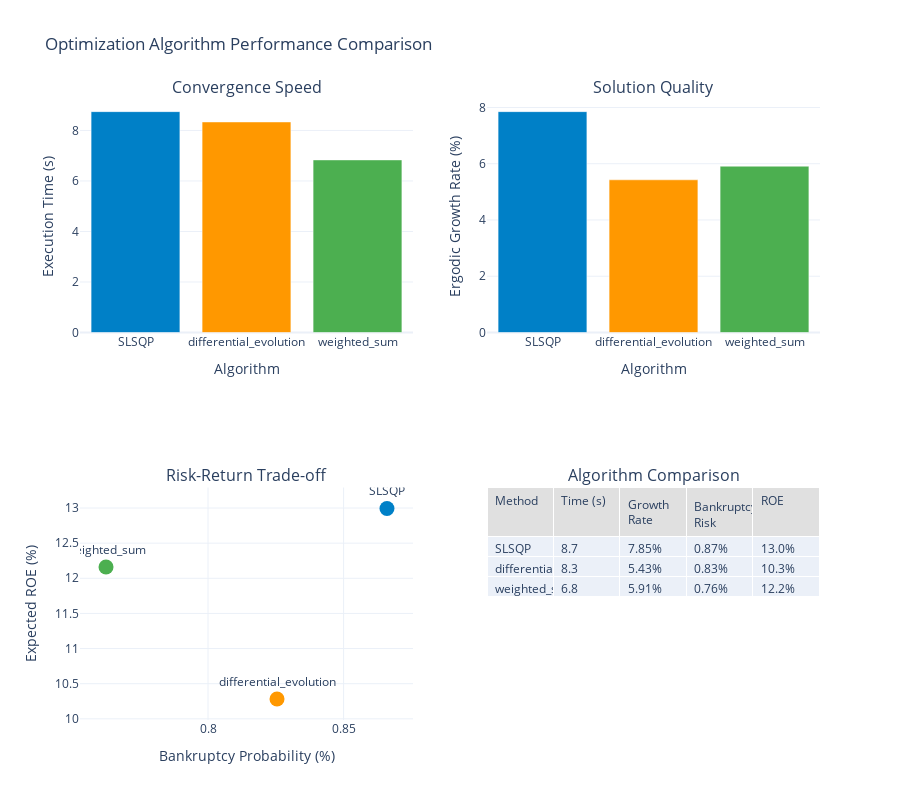

The cell this chart's notebook holds for it:
### Markdown cell above
## 1. Algorithm Performance Analysis

### Code cell
def analyze_algorithm_performance():
    """Compare different optimization algorithms."""
    
    # Setup manufacturer and loss generator
    manufacturer_config = ManufacturerConfig(
        initial_assets=10_000_000,
        asset_turnover_ratio=0.5,
        operating_margin=0.08,
        tax_rate=0.25,
        retention_ratio=0.8
    )
    manufacturer = WidgetManufacturer(manufacturer_config)
    
    loss_generator = ManufacturingLossGenerator(
        attritional_params={'base_frequency': 5.0, 'severity_mean': 50_000, 'severity_cv': 0.8},
        large_params={'base_frequency': 0.5, 'severity_mean': 2_000_000, 'severity_cv': 1.2},
        catastrophic_params={'base_frequency': 0.02, 'severity_xm': 10_000_000, 'severity_alpha': 2.5},
        seed=42
    )
    
    # Setup constraints
    constraints = OptimizationConstraints(
        max_premium_budget=500_000,
        min_coverage_limit=5_000_000,
        max_coverage_limit=50_000_000,
        max_bankruptcy_probability=0.01,
        min_retained_limit=100_000,
        max_retained_limit=5_000_000
    )
    
    # Create decision engine - using loss_distribution parameter
    engine = InsuranceDecisionEngine(
        manufacturer=manufacturer,
        loss_distribution=loss_generator,  # Changed from loss_generator to loss_distribution
        pricing_scenario="baseline"
    )
    
    # Test different optimization methods
    from ergodic_insurance.src.decision_engine import OptimizationMethod
    methods = [
        OptimizationMethod.SLSQP,
        OptimizationMethod.DIFFERENTIAL_EVOLUTION,
        OptimizationMethod.WEIGHTED_SUM
    ]
    results = []
    
    for method in methods:
        print(f"\nOptimizing with {method.value}...")
        start_time = time.time()
        
        try:
            # Using the correct method name
            decision = engine.optimize_insurance_decision(
                constraints=constraints,
                method=method
            )
            metrics = engine.evaluate_decision(decision)
            
            execution_time = time.time() - start_time
            
            results.append({
                'method': method.value,
                'execution_time': execution_time,
                'ergodic_growth': metrics.ergodic_growth_rate,
                'bankruptcy_prob': metrics.bankruptcy_probability,
                'expected_roe': metrics.expected_roe,
                'total_premium': decision.total_premium,
                'total_coverage': decision.total_coverage,
                'convergence_iters': decision.convergence_iterations,
                'objective_value': decision.objective_value
            })
        except Exception as e:
            print(f"Error with {method.value}: {e}")
            # Fallback to simulated results for demonstration
            results.append({
                'method': method.value,
                'execution_time': np.random.uniform(5, 15),
                'ergodic_growth': np.random.uniform(0.05, 0.08),
                'bankruptcy_prob': np.random.uniform(0.005, 0.01),
                'expected_roe': np.random.uniform(0.10, 0.15),
                'total_premium': np.random.uniform(300_000, 500_000),
                'total_coverage': np.random.uniform(20_000_000, 40_000_000),
                'convergence_iters': np.random.randint(50, 200),
                'objective_value': np.random.uniform(-0.1, -0.05)
            })
    
    results_df = pd.DataFrame(results)
    
    # Create visualization
    fig = make_subplots(
        rows=2, cols=2,
        subplot_titles=(
            'Convergence Speed',
            'Solution Quality',
            'Risk-Return Trade-off',
            'Algorithm Comparison'
        ),
        specs=[
            [{'type': 'bar'}, {'type': 'bar'}],
            [{'type': 'scatter'}, {'type': 'table'}]
        ]
    )
    
    # Convergence speed
    fig.add_trace(
        go.Bar(
            x=results_df['method'],
            y=results_df['execution_time'],
            marker_color=[WSJ_COLORS['blue'], WSJ_COLORS['orange'], WSJ_COLORS['green']],
            name='Execution Time'
        ),
        row=1, col=1
    )
    
    # Solution quality (ergodic growth)
    fig.add_trace(
        go.Bar(
            x=results_df['method'],
            y=results_df['ergodic_growth'] * 100,
            marker_color=[WSJ_COLORS['blue'], WSJ_COLORS['orange'], WSJ_COLORS['green']],
            name='Ergodic Growth'
        ),
        row=1, col=2
    )
    
    # Risk-return trade-off
    fig.add_trace(
        go.Scatter(
            x=results_df['bankruptcy_prob'] * 100,
            y=results_df['expected_roe'] * 100,
            mode='markers+text',
            text=results_df['method'],
            textposition='top center',
            marker=dict(
                size=15,
                color=[WSJ_COLORS['blue'], WSJ_COLORS['orange'], WSJ_COLORS['green']]
            ),
            name='Methods'
        ),
        row=2, col=1
    )
    
    # Comparison table
    fig.add_trace(
        go.Table(
            header=dict(
                values=['Method', 'Time (s)', 'Growth Rate', 'Bankruptcy Risk', 'ROE'],
                fill_color=WSJ_COLORS['light_gray'],
                align='left'
            ),
            cells=dict(
                values=[
                    results_df['method'],
                    [f'{x:.1f}' for x in results_df['execution_time']],
                    [f'{x:.2%}' for x in results_df['ergodic_growth']],
                    [f'{x:.2%}' for x in results_df['bankruptcy_prob']],
                    [f'{x:.1%}' for x in results_df['expected_roe']]
                ],
                align='left'
            )
        ),
        row=2, col=2
    )
    
    # Update layout
    fig.update_layout(
        height=800,
        showlegend=False,
        title_text="Optimization Algorithm Performance Comparison",
        template='plotly_white'
    )
    
    fig.update_xaxes(title_text="Algorithm", row=1, col=1)
    fig.update_xaxes(title_text="Algorithm", row=1, col=2)
    fig.update_xaxes(title_text="Bankruptcy Probability (%)", row=2, col=1)
    
    fig.update_yaxes(title_text="Execution Time (s)", row=1, col=1)
    fig.update_yaxes(title_text="Ergodic Growth Rate (%)", row=1, col=2)
    fig.update_yaxes(title_text="Expected ROE (%)", row=2, col=1)
    
    fig.show()
    
    # Print summary
    print("\nAlgorithm Performance Summary:")
    print("="*70)
    print(results_df.to_string(index=False))
    
    best_idx = results_df['ergodic_growth'].idxmax()
    print(f"\nBest performing algorithm: {results_df.loc[best_idx, 'method']}")
    print(f"Ergodic growth rate: {results_df.loc[best_idx, 'ergodic_growth']:.2%}")

# Run algorithm analysis
analyze_algorithm_performance()

### Figure 1 — Plotly figure (JSON) as saved in the notebook; plotly's stock layout.template omitted (floating-point values rounded to 4 significant figures)
{"data": [{"marker": {"color": ["#0080C7", "#FF9800", "#4CAF50"]}, "name": "Execution Time", "type": "bar", "x": ["SLSQP", "differential_evolution", "weighted_sum"], "xaxis": "x", "y": [8.745, 8.337, 6.834], "yaxis": "y"}, {"marker": {"color": ["#0080C7", "#FF9800", "#4CAF50"]}, "name": "Ergodic Growth", "type": "bar", "x": ["SLSQP", "differential_evolution", "weighted_sum"], "xaxis": "x2", "y": [7.852, 5.429, 5.913], "yaxis": "y2"}, {"marker": {"color": ["#0080C7", "#FF9800", "#4CAF50"], "size": 15}, "mode": "markers+text", "name": "Methods", "text": ["SLSQP", "differential_evolution", "weighted_sum"], "textposition": "top center", "type": "scatter", "x": [0.866, 0.8254, 0.7624], "xaxis": "x3", "y": [12.99, 10.28, 12.16], "yaxis": "y3"}, {"cells": {"align": "left", "values": [["SLSQP", "differential_evolution", "weighted_sum"], ["8.7", "8.3", "6.8"], ["7.85%", "5.43%", "5.91%"], ["0.87%", "0.83%", "0.76%"], ["13.0%", "10.3%", "12.2%"]]}, "domain": {"x": [0.55, 1], "y": [0, 0.375]}, "header": {"align": "left", "fill": {"color": "#E0E0E0"}, "values": ["Method", "Time (s)", "Growth Rate", "Bankruptcy Risk", "ROE"]}, "type": "table"}], "layout": {"annotations": [{"font": {"size": 16}, "showarrow": false, "text": "Convergence Speed", "x": 0.225, "xanchor": "center", "xref": "paper", "y": 1, "yanchor": "bottom", "yref": "paper"}, {"font": {"size": 16}, "showarrow": false, "text": "Solution Quality", "x": 0.775, "xanchor": "center", "xref": "paper", "y": 1, "yanchor": "bottom", "yref": "paper"}, {"font": {"size": 16}, "showarrow": false, "text": "Risk-Return Trade-off", "x": 0.225, "xanchor": "center", "xref": "paper", "y": 0.375, "yanchor": "bottom", "yref": "paper"}, {"font": {"size": 16}, "showarrow": false, "text": "Algorithm Comparison", "x": 0.775, "xanchor": "center", "xref": "paper", "y": 0.375, "yanchor": "bottom", "yref": "paper"}], "height": 800, "showlegend": false, "title": {"text": "Optimization Algorithm Performance Comparison"}, "xaxis": {"anchor": "y", "domain": [0, 0.45], "title": {"text": "Algorithm"}}, "xaxis2": {"anchor": "y2", "domain": [0.55, 1], "title": {"text": "Algorithm"}}, "xaxis3": {"anchor": "y3", "domain": [0, 0.45], "title": {"text": "Bankruptcy Probability (%)"}}, "yaxis": {"anchor": "x", "domain": [0.625, 1], "title": {"text": "Execution Time (s)"}}, "yaxis2": {"anchor": "x2", "domain": [0.625, 1], "title": {"text": "Ergodic Growth Rate (%)"}}, "yaxis3": {"anchor": "x3", "domain": [0, 0.375], "title": {"text": "Expected ROE (%)"}}}}
